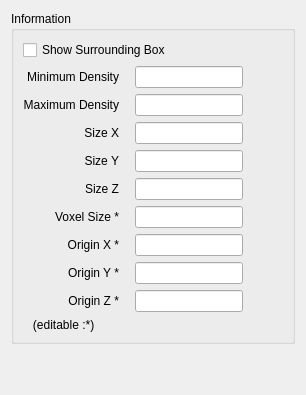
     <widget class="QWidget" name="m_pInfoTab">
      <attribute name="title">
       <string>Info</string>
      </attribute>
      <layout class="QGridLayout">
       <item row="1" column="0">
        <widget class="QGroupBox" name="groupBox_2">
         <property name="title">
          <string>Information</string>
         </property>
         <layout class="QGridLayout" name="gridLayout_5">
          <item row="0" column="0" colspan="2">
           <widget class="QCheckBox" name="m_pRenderBox">
            <property name="text">
             <string>Show Surrounding Box</string>
            </property>
            <property name="checked">
             <bool>false</bool>
            </property>
           </widget>
          </item>
          <item row="1" column="0" colspan="2">
           <layout class="QHBoxLayout" name="horizontalLayout_9">
            <item>
             <layout class="QVBoxLayout" name="verticalLayout_6">
              <item>
               <widget class="QLabel" name="TextLabel16">
                <property name="text">
                 <string>Minimum Density</string>
                </property>
                <property name="alignment">
                 <set>Qt::AlignRight|Qt::AlignTrailing|Qt::AlignVCenter</set>
                </property>
                <property name="wordWrap">
                 <bool>false</bool>
                </property>
               </widget>
              </item>
              <item>
               <widget class="QLabel" name="TextLabel17">
                <property name="text">
                 <string>Maximum Density</string>
                </property>
                <property name="alignment">
                 <set>Qt::AlignRight|Qt::AlignTrailing|Qt::AlignVCenter</set>
                </property>
                <property name="wordWrap">
                 <bool>false</bool>
                </property>
               </widget>
              </item>
              <item>
               <widget class="QLabel" name="TextLabel13">
                <property name="text">
                 <string>Size X</string>
                </property>
                <property name="alignment">
                 <set>Qt::AlignRight|Qt::AlignTrailing|Qt::AlignVCenter</set>
                </property>
                <property name="wordWrap">
                 <bool>false</bool>
                </property>
               </widget>
              </item>
              <item>
               <widget class="QLabel" name="TextLabel14">
                <property name="text">
                 <string>Size Y</string>
                </property>
                <property name="alignment">
                 <set>Qt::AlignRight|Qt::AlignTrailing|Qt::AlignVCenter</set>
                </property>
                <property name="wordWrap">
                 <bool>false</bool>
                </property>
               </widget>
              </item>
              <item>
               <widget class="QLabel" name="TextLabel15">
                <property name="text">
                 <string>Size Z</string>
                </property>
                <property name="alignment">
                 <set>Qt::AlignRight|Qt::AlignTrailing|Qt::AlignVCenter</set>
                </property>
                <property name="wordWrap">
                 <bool>false</bool>
                </property>
               </widget>
              </item>
              <item>
               <widget class="QLabel" name="textLabel18">
                <property name="text">
                 <string>Voxel Size *</string>
                </property>
                <property name="alignment">
                 <set>Qt::AlignRight|Qt::AlignTrailing|Qt::AlignVCenter</set>
                </property>
                <property name="wordWrap">
                 <bool>false</bool>
                </property>
               </widget>
              </item>
              <item>
               <widget class="QLabel" name="textLabel19">
                <property name="text">
                 <string>Origin X *</string>
                </property>
                <property name="alignment">
                 <set>Qt::AlignRight|Qt::AlignTrailing|Qt::AlignVCenter</set>
                </property>
                <property name="wordWrap">
                 <bool>false</bool>
                </property>
               </widget>
              </item>
              <item>
               <widget class="QLabel" name="textLabel20">
                <property name="text">
                 <string>Origin Y *</string>
                </property>
                <property name="alignment">
                 <set>Qt::AlignRight|Qt::AlignTrailing|Qt::AlignVCenter</set>
                </property>
                <property name="wordWrap">
                 <bool>false</bool>
                </property>
               </widget>
              </item>
              <item>
               <widget class="QLabel" name="textLabel21">
                <property name="text">
                 <string>Origin Z *</string>
                </property>
                <property name="alignment">
                 <set>Qt::AlignRight|Qt::AlignTrailing|Qt::AlignVCenter</set>
                </property>
                <property name="wordWrap">
                 <bool>false</bool>
                </property>
               </widget>
              </item>
             </layout>
            </item>
            <item>
             <spacer name="horizontalSpacer_4">
              <property name="orientation">
               <enum>Qt::Horizontal</enum>
              </property>
              <property name="sizeType">
               <enum>QSizePolicy::Fixed</enum>
              </property>
              <property name="sizeHint" stdset="0">
               <size>
                <width>10</width>
                <height>20</height>
               </size>
              </property>
             </spacer>
            </item>
            <item>
             <layout class="QVBoxLayout" name="verticalLayout_5">
              <item>
               <widget class="QLineEdit" name="info_min_density">
                <property name="enabled">
                 <bool>true</bool>
                </property>
                <property name="sizePolicy">
                 <sizepolicy hsizetype="MinimumExpanding" vsizetype="Fixed">
                  <horstretch>0</horstretch>
                  <verstretch>0</verstretch>
                 </sizepolicy>
                </property>
                <property name="minimumSize">
                 <size>
                  <width>100</width>
                  <height>0</height>
                 </size>
                </property>
                <property name="alignment">
                 <set>Qt::AlignCenter</set>
                </property>
                <property name="readOnly">
                 <bool>true</bool>
                </property>
               </widget>
              </item>
              <item>
               <widget class="QLineEdit" name="info_max_density">
                <property name="enabled">
                 <bool>true</bool>
                </property>
                <property name="sizePolicy">
                 <sizepolicy hsizetype="MinimumExpanding" vsizetype="Fixed">
                  <horstretch>0</horstretch>
                  <verstretch>0</verstretch>
                 </sizepolicy>
                </property>
                <property name="minimumSize">
                 <size>
                  <width>100</width>
                  <height>0</height>
                 </size>
                </property>
                <property name="alignment">
                 <set>Qt::AlignCenter</set>
                </property>
                <property name="readOnly">
                 <bool>true</bool>
                </property>
               </widget>
              </item>
              <item>
               <widget class="QLineEdit" name="info_size_x">
                <property name="enabled">
                 <bool>true</bool>
                </property>
                <property name="sizePolicy">
                 <sizepolicy hsizetype="MinimumExpanding" vsizetype="Fixed">
                  <horstretch>0</horstretch>
                  <verstretch>0</verstretch>
                 </sizepolicy>
                </property>
                <property name="minimumSize">
                 <size>
                  <width>100</width>
                  <height>0</height>
                 </size>
                </property>
                <property name="alignment">
                 <set>Qt::AlignCenter</set>
                </property>
                <property name="readOnly">
                 <bool>true</bool>
                </property>
               </widget>
              </item>
              <item>
               <widget class="QLineEdit" name="info_size_y">
                <property name="enabled">
                 <bool>true</bool>
                </property>
                <property name="sizePolicy">
                 <sizepolicy hsizetype="MinimumExpanding" vsizetype="Fixed">
                  <horstretch>0</horstretch>
                  <verstretch>0</verstretch>
                 </sizepolicy>
                </property>
                <property name="minimumSize">
                 <size>
                  <width>100</width>
                  <height>0</height>
                 </size>
                </property>
                <property name="alignment">
                 <set>Qt::AlignCenter</set>
                </property>
                <property name="readOnly">
                 <bool>true</bool>
                </property>
               </widget>
              </item>
              <item>
               <widget class="QLineEdit" name="info_size_z">
                <property name="enabled">
                 <bool>true</bool>
                </property>
                <property name="sizePolicy">
                 <sizepolicy hsizetype="MinimumExpanding" vsizetype="Fixed">
                  <horstretch>0</horstretch>
                  <verstretch>0</verstretch>
                 </sizepolicy>
                </property>
                <property name="minimumSize">
                 <size>
                  <width>100</width>
                  <height>0</height>
                 </size>
                </property>
                <property name="alignment">
                 <set>Qt::AlignCenter</set>
                </property>
                <property name="readOnly">
                 <bool>true</bool>
                </property>
               </widget>
              </item>
              <item>
               <widget class="QLineEdit" name="m_pInfoVoxelWidth">
                <property name="sizePolicy">
                 <sizepolicy hsizetype="MinimumExpanding" vsizetype="Fixed">
                  <horstretch>0</horstretch>
                  <verstretch>0</verstretch>
                 </sizepolicy>
                </property>
                <property name="minimumSize">
                 <size>
                  <width>100</width>
                  <height>0</height>
                 </size>
                </property>
                <property name="alignment">
                 <set>Qt::AlignCenter</set>
                </property>
                <property name="readOnly">
                 <bool>false</bool>
                </property>
               </widget>
              </item>
              <item>
               <widget class="QLineEdit" name="m_pInfoOriginX">
                <property name="sizePolicy">
                 <sizepolicy hsizetype="MinimumExpanding" vsizetype="Fixed">
                  <horstretch>0</horstretch>
                  <verstretch>0</verstretch>
                 </sizepolicy>
                </property>
                <property name="minimumSize">
                 <size>
                  <width>100</width>
                  <height>0</height>
                 </size>
                </property>
                <property name="alignment">
                 <set>Qt::AlignCenter</set>
                </property>
               </widget>
              </item>
              <item>
               <widget class="QLineEdit" name="m_pInfoOriginY">
                <property name="sizePolicy">
                 <sizepolicy hsizetype="MinimumExpanding" vsizetype="Fixed">
                  <horstretch>0</horstretch>
                  <verstretch>0</verstretch>
                 </sizepolicy>
                </property>
                <property name="minimumSize">
                 <size>
                  <width>100</width>
                  <height>0</height>
                 </size>
                </property>
                <property name="alignment">
                 <set>Qt::AlignCenter</set>
                </property>
               </widget>
              </item>
              <item>
               <widget class="QLineEdit" name="m_pInfoOriginZ">
                <property name="sizePolicy">
                 <sizepolicy hsizetype="MinimumExpanding" vsizetype="Fixed">
                  <horstretch>0</horstretch>
                  <verstretch>0</verstretch>
                 </sizepolicy>
                </property>
                <property name="minimumSize">
                 <size>
                  <width>100</width>
                  <height>0</height>
                 </size>
                </property>
                <property name="alignment">
                 <set>Qt::AlignCenter</set>
                </property>
               </widget>
              </item>
             </layout>
            </item>
            <item>
             <spacer name="horizontalSpacer_3">
              <property name="orientation">
               <enum>Qt::Horizontal</enum>
              </property>
              <property name="sizeHint" stdset="0">
               <size>
                <width>40</width>
                <height>20</height>
               </size>
              </property>
             </spacer>
            </item>
           </layout>
          </item>
          <item row="2" column="0">
           <widget class="QLabel" name="label">
            <property name="layoutDirection">
             <enum>Qt::RightToLeft</enum>
            </property>
            <property name="text">
             <string>   (editable :*)</string>
            </property>
            <property name="alignment">
             <set>Qt::AlignLeading|Qt::AlignLeft|Qt::AlignVCenter</set>
            </property>
           </widget>
          </item>
          <item row="2" column="1">
           <widget class="QLabel" name="label_2">
            <property name="layoutDirection">
             <enum>Qt::RightToLeft</enum>
            </property>
            <property name="text">
             <string/>
            </property>
            <property name="alignment">
             <set>Qt::AlignRight|Qt::AlignTrailing|Qt::AlignVCenter</set>
            </property>
           </widget>
          </item>
         </layout>
        </widget>
       </item>
       <item row="2" column="0">
        <spacer name="verticalSpacer_2">
         <property name="orientation">
          <enum>Qt::Vertical</enum>
         </property>
         <property name="sizeHint" stdset="0">
          <size>
           <width>20</width>
           <height>40</height>
          </size>
         </property>
        </spacer>
       </item>
      </layout>
     </widget>
